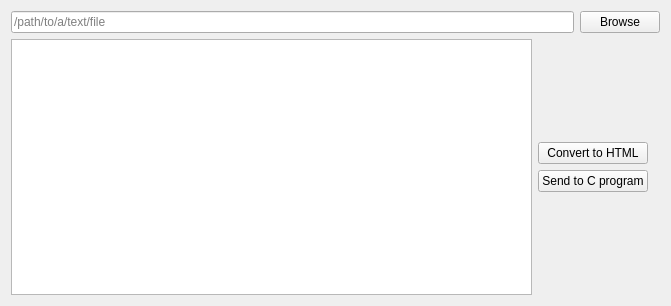
<?xml version="1.0" encoding="UTF-8"?>
<ui version="4.0">
 <class>HTMLConverter</class>
 <widget class="QWidget" name="HTMLConverter">
  <property name="geometry">
   <rect>
    <x>0</x>
    <y>0</y>
    <width>671</width>
    <height>306</height>
   </rect>
  </property>
  <property name="windowTitle">
   <string>HTML Converter</string>
  </property>
  <layout class="QGridLayout" name="gridLayout">
   <item row="2" column="1">
    <layout class="QVBoxLayout" name="verticalLayout_3">
     <item>
      <spacer name="verticalSpacer">
       <property name="orientation">
        <enum>Qt::Vertical</enum>
       </property>
       <property name="sizeHint" stdset="0">
        <size>
         <width>20</width>
         <height>40</height>
        </size>
       </property>
      </spacer>
     </item>
     <item>
      <widget class="QPushButton" name="to_html_btn">
       <property name="text">
        <string>Convert to HTML</string>
       </property>
      </widget>
     </item>
     <item>
      <widget class="QPushButton" name="to_c_btn">
       <property name="text">
        <string>Send to C program</string>
       </property>
      </widget>
     </item>
     <item>
      <spacer name="verticalSpacer_2">
       <property name="orientation">
        <enum>Qt::Vertical</enum>
       </property>
       <property name="sizeHint" stdset="0">
        <size>
         <width>20</width>
         <height>40</height>
        </size>
       </property>
      </spacer>
     </item>
    </layout>
   </item>
   <item row="0" column="0" colspan="4">
    <layout class="QHBoxLayout" name="horizontalLayout">
     <item>
      <widget class="QLineEdit" name="path_line_edit">
       <property name="readOnly">
        <bool>true</bool>
       </property>
       <property name="placeholderText">
        <string>/path/to/a/text/file</string>
       </property>
      </widget>
     </item>
     <item>
      <widget class="QPushButton" name="browse_btn">
       <property name="text">
        <string>Browse</string>
       </property>
      </widget>
     </item>
    </layout>
   </item>
   <item row="2" column="0">
    <widget class="QTextEdit" name="html_result_edit">
     <property name="sizePolicy">
      <sizepolicy hsizetype="Expanding" vsizetype="Expanding">
       <horstretch>0</horstretch>
       <verstretch>0</verstretch>
      </sizepolicy>
     </property>
    </widget>
   </item>
  </layout>
 </widget>
 <resources/>
 <connections/>
</ui>
